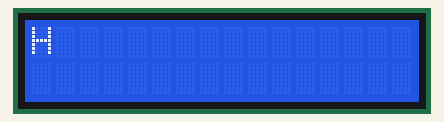
Recording of a program running on a simulated Raspberry Pi Pico running MicroPython. Shown: 16×2 character LCD. Library files of the repository ran but are not shown: lcd_api.py, pico_i2c_lcd.py. At 20.1 s the program stops and its outputs stay as they are.

Above: at 0.1 s.
At 0.6 s:
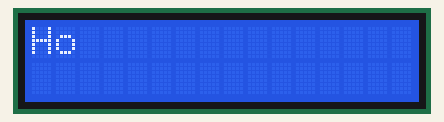
At 1.1 s:
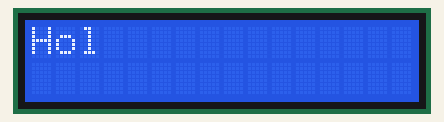
At 1.6 s:
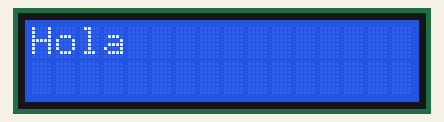
At 2.1 s:
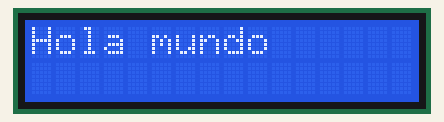
At 19.1 s:
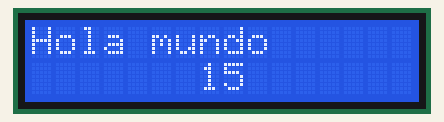

Measured:
- what the display in image 0 shows lasts 0.5 s, from 0.0 s to 0.5 s
- what the display in image 4 shows lasts 2.0 s, from 2.1 s to 4.1 s
- what the display in image 5 shows lasts 1.0 s, from 19.1 s to 20.1 s

The program:

main.py
```python
#Definimos librerias Pin, I2C y tiempo
from machine import I2C,Pin
import time
#Librerias necesarias para utilizar la LCD:
from lcd_api import LcdApi
from pico_i2c_lcd import I2cLcd
#Definimos pines para I2C
sda_pin = Pin(6)
scl_pin = Pin (7)
#Configuramos los pines para I2C
i2c = I2C(1, sda = sda_pin, scl = scl_pin, freq=400000)
#Obtenemos la dirección I2C de la LCD
I2C_DIREC = i2c.scan()[0]
#Definimos el tipo de LCD que ocuparemos
#Si ocupas un LCD de otras dimensiones, aqui debes de modificarlas
I2C_FILAS = 2
I2C_COLS = 16
#Configuramos la LCD con las bibliotecas que descargamos
lcd = I2cLcd (i2c, I2C_DIREC, I2C_FILAS, I2C_COLS)

lcd.putstr("H")		#Imprimimos una letra
time.sleep(0.5)		#Retardo de 1/2 segundo

lcd.putstr("o")
time.sleep(0.5)

lcd.putstr("l")
time.sleep(0.5)

lcd.putstr("a")
time.sleep(0.5)
#Imprimimos caracteres, observa el espacio al inicio de la palabra
lcd.putstr(" mundo")
time.sleep(2)
#Ciclo para imprimir un conteo del 0 al 15
for i in range (0, 16):
    #Coordenada de inicio (columna, fila)
    lcd.move_to(7, 1)
    #Imprimimos el conteo, utilizando la funcion str()
    lcd.putstr(str(i))
    time.sleep(1)

#Borramos la pantalla
lcd.clear()
```
